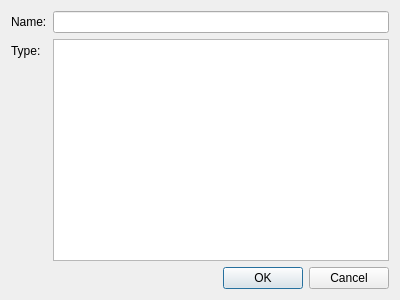
<?xml version="1.0" encoding="UTF-8"?>
<ui version="4.0">
 <class>FileTypeDialog</class>
 <widget class="QDialog" name="FileTypeDialog">
  <property name="geometry">
   <rect>
    <x>0</x>
    <y>0</y>
    <width>400</width>
    <height>300</height>
   </rect>
  </property>
  <property name="windowTitle">
   <string notr="true">File Type Dialog</string>
  </property>
  <layout class="QFormLayout">
   <item row="0" column="0">
    <widget class="QLabel" name="nameLabel">
     <property name="text">
      <string>Name:</string>
     </property>
     <property name="buddy">
      <cstring>nameEdit</cstring>
     </property>
    </widget>
   </item>
   <item row="0" column="1">
    <widget class="QLineEdit" name="nameEdit"/>
   </item>
   <item row="1" column="0">
    <widget class="QLabel" name="typeLabel">
     <property name="text">
      <string>Type:</string>
     </property>
     <property name="buddy">
      <cstring>typeList</cstring>
     </property>
    </widget>
   </item>
   <item row="1" column="1">
    <widget class="QListWidget" name="typeList"/>
   </item>
   <item row="2" column="0" colspan="2">
    <widget class="QDialogButtonBox" name="buttons">
     <property name="standardButtons">
      <set>QDialogButtonBox::Cancel|QDialogButtonBox::Ok</set>
     </property>
    </widget>
   </item>
  </layout>
 </widget>
 <resources/>
 <connections/>
</ui>
